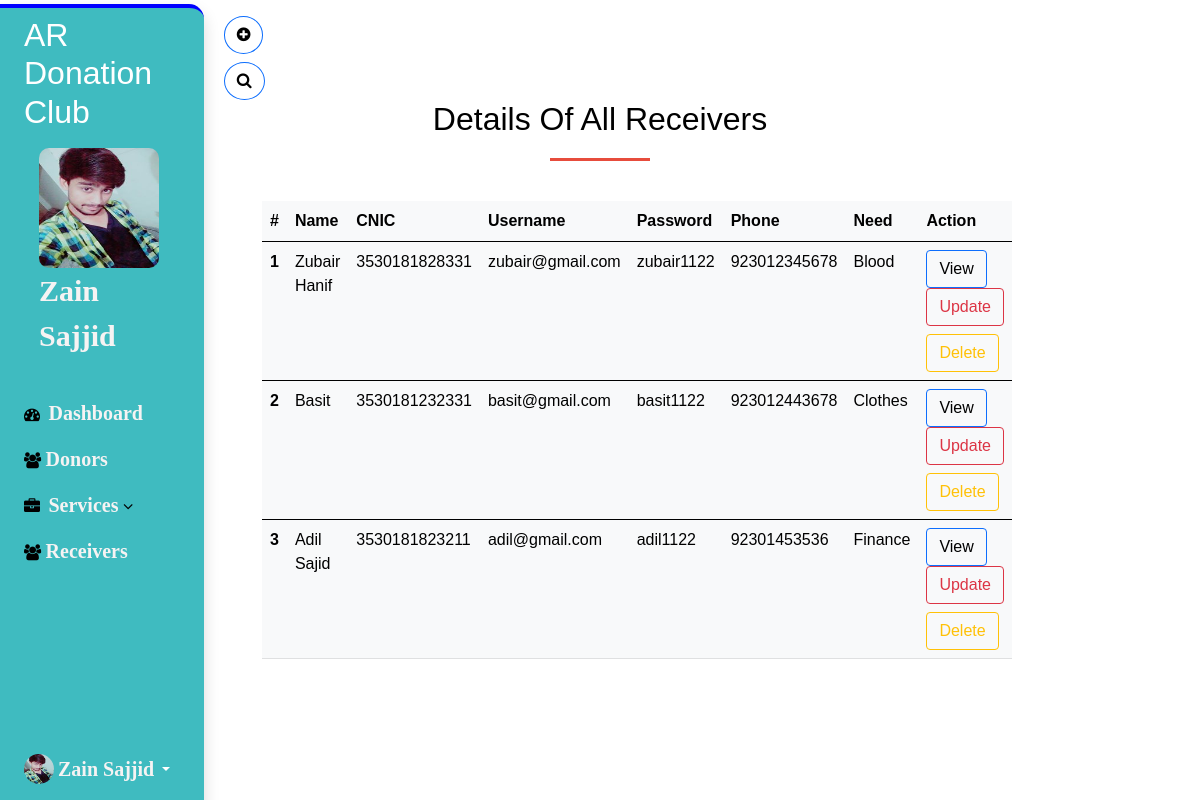
/NGO/dashboard/receiver.php (signed in), run on the app's committed database.
### tables this page shows
CREATE TABLE `team` (
  `t_id` int(11) NOT NULL,
  `t_name` varchar(200) NOT NULL,
  `t_department` varchar(200) NOT NULL,
  `t_post` varchar(200) NOT NULL,
  `t_salary` varchar(200) NOT NULL,
  `t_username` varchar(200) NOT NULL,
  `t_password` varchar(200) NOT NULL,
  `t_contact` varchar(200) NOT NULL,
  `t_city` varchar(200) NOT NULL,
  `t_address` varchar(200) NOT NULL,
  `t_gender` varchar(200) NOT NULL
);

CREATE TABLE `receivery` (
  `r_id` int(11) NOT NULL,
  `r_name` varchar(200) NOT NULL,
  `r_cnic` varchar(200) NOT NULL,
  `r_username` varchar(200) NOT NULL,
  `r_password` varchar(200) NOT NULL,
  `r_contact` varchar(200) NOT NULL,
  `r_need` varchar(200) NOT NULL,
  `r_case` varchar(200) NOT NULL,
  `r_city` varchar(200) NOT NULL,
  `r_address` varchar(200) NOT NULL,
  `r_gender` varchar(200) NOT NULL
);

### NGO/dashboard/receiver.php (the view, shortened to what this page needs)
<?php
include 'header.php';
include 'dbconnect.php';
$query="SELECT * FROM receivery";
$q=mysqli_query($con,$query);
?>
<div class="col py-3 section">
<div class="content">
 <a href="receiverform.php">
<button class="btn btn-outline-primary d-block rounded-circle"><i class="fa fa-plus-circle" aria-hidden="true"></i></button>
</a>
   <a href="#" data-bs-toggle="modal" data-bs-target="#search">
      <button class="btn btn-outline-primary rounded-circle mt-2"><i class="fa fa-search"></i></button>
   </a>
</div>
<h2 class="section-head">Details Of All Receivers</h2>
   <div class="row">
       <div class="col-7 mx-auto">
        <table class="table table-light">
            <thead>
              <tr>
                <th scope="col">#</th>
                <th scope="col">Name</th>
                <th scope="col">CNIC</th>
                <th scope="col">Username</th>
                <th scope="col">Password</th>
                <th scope="col">Phone</th>
                <th scope="col">Need</th>
                <th scope="col">Action</th>
              </tr>
            </thead>
<?php
while($row=mysqli_fetch_array($q)){
?>
            <tbody>
              <tr>
                <th scope="row"><?php echo $row['r_id']?></th>
                <td> <a href="receiverprofile.php?r=<?php echo $row['r_id']?>"> <?php echo $row['r_name']?></a> </td>
                <td><?php echo $row['r_cnic']?></td>
                <td><?php echo $row['r_username']?></td>
                <td><?php echo $row['r_password']?></td>
                <td><?php echo $row['r_contact']?></td>
                <td><?php echo $row['r_need']?></td>
                <td>
                  <button type="btn" class="btn btn-outline-primary">  <a href="receiverprofile.php?r=<?php echo $row['r_id']?>">View</a> </button>
                  <a href="receiveredit.php?r=<?php echo $row['r_id']?>">
                  <button type="btn" class="btn btn-outline-danger">Update</button>
                  </a>
                  <br>
                  <a href="receiverdelete.php?r=<?php echo $row['r_id']?>">
                  <button type="btn" class="btn btn-outline-warning mt-2">Delete</button>
                  </a>
                 </td>
              </tr>
            </tbody>
<?php
}
?>
          </table>
       </div>
   </div>
</div>
</div>
</div>
</body>
</html>

### NGO/dashboard/header.php (shortened to what this page needs)
<?php
include 'dbconnect.php';
$id=$_SESSION['id'];
$query="SELECT * FROM team WHERE t_id='".$id."'";
$q=mysqli_query($con,$query);
$row=mysqli_fetch_array($q);
?>
<!DOCTYPE html>
<!DOCTYPE html>
<html lang="en">
<head>
    <link rel="stylesheet" href="../assets/css/bootstrap.min.css">
    <link rel="stylesheet" href="../assets/css/style.css">
    <link rel="stylesheet" href="https://cdnjs.cloudflare.com/ajax/libs/font-awesome/4.7.0/css/font-awesome.min.css">
</head>
<body>
  <div class="container-fluid">
    <div class="row flex-nowrap">
        <div class="col-auto sidebar col-md-3 col-xl-2 px-sm-2 px-1 bg-light mt-1 shadow">
            <div class="d-flex flex-column align-items-center align-items-sm-start px-3 pt-2 text-white min-vh-100">
              <h2>AR Donation Club</h2>
              <div class="admin-img col-md-3">
                <img src="../assets/img/rahman.jpg">
              </div>
                <a href="dashboard.php" class="admin d-flex align-items-center pb-3 mb-md-0 me-md-auto text-dark text-decoration-none">
                    <span class="fs-5 d-none d-sm-inline"><?php echo $row['t_name']?></span>
                </a>
                <ul class="nav nav-pills flex-column mb-sm-auto mb-0 align-items-center align-items-sm-start mt-3" id="menu">
                    <li class="nav-item">
                        <a href="dashboard.php" class="nav-link align-middle px-0 text-black">
                          <i class="fa fa-tachometer" aria-hidden="true"></i> <span class="ms-1 d-none d-sm-inline">Dashboard</span>
                        </a>
                    </li>
                    <li>
                      <a href="donors.php" class="nav-link px-0 align-middle">
                        <i class="fa fa-users" aria-hidden="true"></i>  <span class="d-none d-sm-inline">Donors</span></a>
                  </li>
                    <li>
                        <a href="#submenu1" data-bs-toggle="collapse" class="nav-link px-0 align-middle">
                          <i class="fa fa-briefcase" aria-hidden="true"></i> <span class="ms-1 d-none d-sm-inline">Services</span> <i class="fa fa-angle-down" aria-hidden="true"></i></a>
                    </li>
                    <li>
                      <a href="receiver.php" class="nav-link px-0 align-middle">
                        <i class="fa fa-users" aria-hidden="true"></i>  <span class="d-none d-sm-inline">Receivers</span></a>
                  </li>
                </ul>
                <div class="dropdown pb-4">
                    <a href="#" class="d-flex align-items-center text-white text-decoration-none dropdown-toggle" id="dropdownUser1" data-bs-toggle="dropdown" aria-expanded="false">
                        <img src="../assets/img/rahman.jpg" width="30" height="30" class="rounded-circle">
                        <span class="d-none d-sm-inline mx-1"><?php echo $row['t_name']?></span>
                    </a>
                </div>
            </div>
        </div>

### NGO/assets/css/style.css (style rules this page uses)
* { padding: 0%; margin: 0%; font-family: sans-serif; }
a { text-decoration: none; color: black; cursor: pointer; }
.admin span { font-weight: 900; font-size: 30px!important; margin-left: 15px; }
.admin-img img { width: 120px; height: 120px; border-radius: 10px; margin-top: 09px; margin-left: 15px; }
i { color: black; }
a span { color: rgb(246, 243, 243); font-size: 20px; font-weight: 550; font-family: Georgia, 'Times New Roman', Times, serif; }
.sidebar { background: rgb(63,187,192)!important; border-top: 4px solid blue; border-radius: 0 15px 0 0; width: 17%; position: fixed; }
.content { margin-left: 18%; }
.section { padding-top: 70px; padding-bottom: 70px; }
.section h2.section-head { color: black; text-align: center; margin-bottom: 40px; }
.section h2.section-head:after { background:#e74c3c; content: ""; display: block; width: 100px; height: 3px; margin: 20px auto; }

### data on the page
team: t_name "Zain Sajjid"
receivery: r_id "1", r_name "Zubair Hanif", r_cnic "3530181828331", r_username "zubair@gmail.com", r_password "zubair1122", r_contact "923012345678", r_need "Blood"
receivery: r_id "2", r_name "Basit", r_cnic "3530181232331", r_username "basit@gmail.com", r_password "basit1122", r_contact "923012443678", r_need "Clothes"
receivery: r_id "3", r_name "Adil Sajid", r_cnic "3530181823211", r_username "adil@gmail.com", r_password "adil1122", r_contact "92301453536", r_need "Finance"
